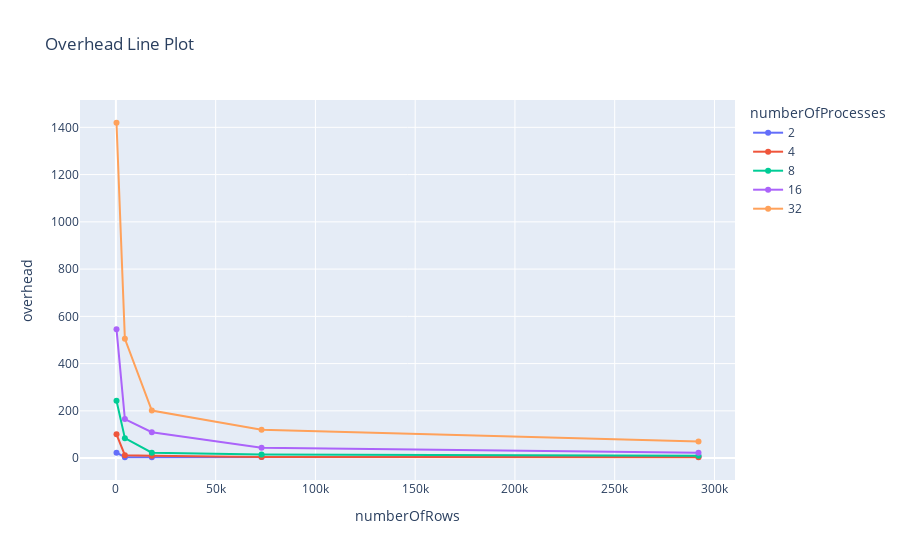

Notebook code cell kept with this figure:
### Code cell
if is_notebook():
    fig = px.line(df_perf, x='numberOfRows', y='overhead', color='numberOfProcesses', markers=True, title='Overhead vs Number of Rows')
    fig.show()

### Figure 1 — Plotly figure (JSON) as saved in the notebook; plotly's stock layout.template omitted (floating-point values rounded to 4 significant figures)
{"data": [{"hovertemplate": "numberOfProcesses=2<br>numberOfRows=%{x}<br>overhead=%{y}<extra></extra>", "legendgroup": "2", "line": {"color": "#636efa", "dash": "solid"}, "marker": {"symbol": "circle"}, "mode": "lines+markers", "name": "2", "orientation": "v", "showlegend": true, "type": "scatter", "x": [300, 4500, 18000, 73000, 292000], "xaxis": "x", "y": [23.08, 3.677, 3.839, 4.882, 6.306], "yaxis": "y"}, {"hovertemplate": "numberOfProcesses=4<br>numberOfRows=%{x}<br>overhead=%{y}<extra></extra>", "legendgroup": "4", "line": {"color": "#EF553B", "dash": "solid"}, "marker": {"symbol": "circle"}, "mode": "lines+markers", "name": "4", "orientation": "v", "showlegend": true, "type": "scatter", "x": [300, 4500, 18000, 73000, 292000], "xaxis": "x", "y": [100.8, 12.35, 9.87, 4.963, 4.057], "yaxis": "y"}, {"hovertemplate": "numberOfProcesses=8<br>numberOfRows=%{x}<br>overhead=%{y}<extra></extra>", "legendgroup": "8", "line": {"color": "#00cc96", "dash": "solid"}, "marker": {"symbol": "circle"}, "mode": "lines+markers", "name": "8", "orientation": "v", "showlegend": true, "type": "scatter", "x": [300, 4500, 18000, 73000, 292000], "xaxis": "x", "y": [242.7, 84.6, 22.89, 15.25, 10.42], "yaxis": "y"}, {"hovertemplate": "numberOfProcesses=16<br>numberOfRows=%{x}<br>overhead=%{y}<extra></extra>", "legendgroup": "16", "line": {"color": "#ab63fa", "dash": "solid"}, "marker": {"symbol": "circle"}, "mode": "lines+markers", "name": "16", "orientation": "v", "showlegend": true, "type": "scatter", "x": [300, 4500, 18000, 73000, 292000], "xaxis": "x", "y": [545.7, 165.3, 109.4, 44.39, 22.53], "yaxis": "y"}, {"hovertemplate": "numberOfProcesses=32<br>numberOfRows=%{x}<br>overhead=%{y}<extra></extra>", "legendgroup": "32", "line": {"color": "#FFA15A", "dash": "solid"}, "marker": {"symbol": "circle"}, "mode": "lines+markers", "name": "32", "orientation": "v", "showlegend": true, "type": "scatter", "x": [300, 4500, 18000, 73000, 292000], "xaxis": "x", "y": [1419.0, 505.1, 201.1, 120.1, 70.22], "yaxis": "y"}], "layout": {"legend": {"title": {"text": "numberOfProcesses"}, "tracegroupgap": 0}, "title": {"text": "Overhead Line Plot"}, "xaxis": {"anchor": "y", "domain": [0, 1], "title": {"text": "numberOfRows"}}, "yaxis": {"anchor": "x", "domain": [0, 1], "title": {"text": "overhead"}}}}
